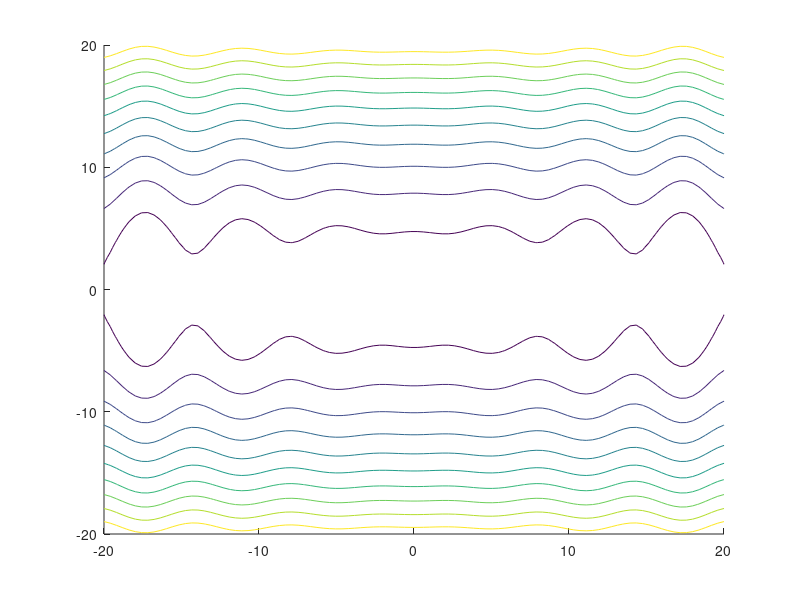
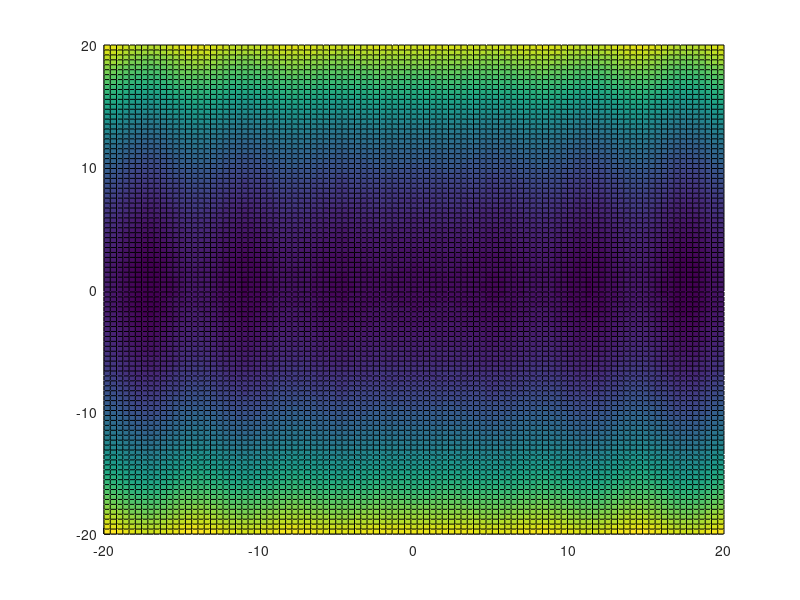

Recreate these plots in MATLAB, in order.
close all, clf, clc,clear
f2 = @(x,y) x.*sin(x) + y.^2 - 2;
x = linspace(-20, 20);
y = linspace(-20, 20);
[X,Y] = meshgrid(x,y);
Z = f2(X,Y);

figure(1)
hold on
contour(X,Y,Z)

figure(2)
hold on
surf(X,Y,Z)